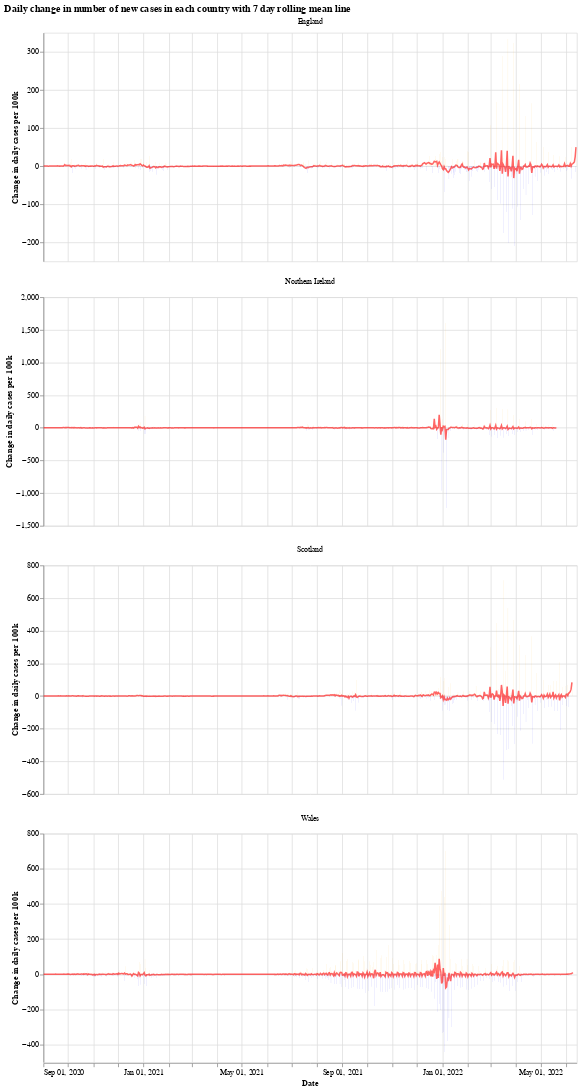

The notebook cell saved with this chart:
### Markdown cell above
We will use the Python library `Altair` for visualising the data, see the [altair docs](https://altair-viz.github.io/) for more information.

First we have a graph which shows the daily change in the number of new cases for each country. This number jumps up and down all over the place, which is likely due to delay in reporting of new cases over the weekend. Another interesting thing is that it looks like the daily cases in Wales experienced a much shorter period of calm over the summer (calm in the sense of daily cases not jumping up and down).

The orange bars are days when the number of new cases (per 100k population) was more than the previous day, while the blue are days when the number of new cases dropped. The red line is the 7 day moving average. 

When the moving average line is below 0, it means that there is a consistent drop in new cases. We can see this clearly happening around the times that lockdowns were introduced (though, to varying degrees). I will update the graphs soon with a marker of when each lockdown started.

### Code cell
# collapse
import altair as alt

bars = alt.Chart(uk_cases).mark_bar().encode(
    x=alt.X("yearmonthdate(date):T", axis=alt.Axis(title='Date')),
    y=alt.Y("casesChangeRate:Q", axis=alt.Axis(title='Change in daily cases per 100k')),
    tooltip='casesChange',
    color=alt.condition(
        alt.datum.casesChangeRate > 0,
        alt.value("orange"),  # The positive color
        alt.value("blue")  # The negative color
    )
).properties(title='Daily change in number of new cases with 7 day rolling mean',width=700).interactive()

line = alt.Chart(uk_cases).mark_line(
    color='red',
    size=2,
    opacity=0.6
).transform_window(
    rolling_mean='mean(casesChangeRate)',
    frame=[0, 7],
    groupby=['areaName']
).encode(
    x='yearmonthdate(date):T',
    y='rolling_mean:Q'
)

alt.layer(bars, line, data=uk_cases).facet(alt.Column(
    'areaName', title=''), columns=1).resolve_scale(y='independent').properties(title='Daily change in number of new cases in each country with 7 day rolling mean line')

### Figure 1 — Vega-Lite specification as saved in the notebook (floating-point values rounded to 4 significant figures; data arrays with more than 128 entries replaced by an {"elided": "..."} marker saying what was removed)
{"config": {"view": {"continuousWidth": 400, "continuousHeight": 300}}, "data": {"name": "data-50cd3a3787d74422e45403f1479c25cd"}, "facet": {"type": "nominal", "field": "areaName", "title": ""}, "spec": {"layer": [{"mark": "bar", "encoding": {"color": {"condition": {"value": "orange", "test": "(datum.casesChangeRate > 0)"}, "value": "blue"}, "tooltip": {"type": "quantitative", "field": "casesChange"}, "x": {"type": "temporal", "axis": {"title": "Date"}, "field": "date", "timeUnit": "yearmonthdate"}, "y": {"type": "quantitative", "axis": {"title": "Change in daily cases per 100k"}, "field": "casesChangeRate"}}, "selection": {"selector001": {"type": "interval", "bind": "scales", "encodings": ["x", "y"]}}, "title": "Daily change in number of new cases with 7 day rolling mean", "width": 700}, {"mark": {"type": "line", "color": "red", "opacity": 0.6, "size": 2}, "encoding": {"x": {"type": "temporal", "field": "date", "timeUnit": "yearmonthdate"}, "y": {"type": "quantitative", "field": "rolling_mean"}}, "transform": [{"window": [{"op": "mean", "field": "casesChangeRate", "as": "rolling_mean"}], "frame": [0, 7], "groupby": ["areaName"]}]}]}, "columns": 1, "resolve": {"scale": {"y": "independent"}}, "title": "Daily change in number of new cases in each country with 7 day rolling mean line", "$schema": "https://vega.github.io/schema/vega-lite/v4.8.1.json", "datasets": {"data-50cd3a3787d74422e45403f1479c25cd": {"elided": "2571 records"}}}
